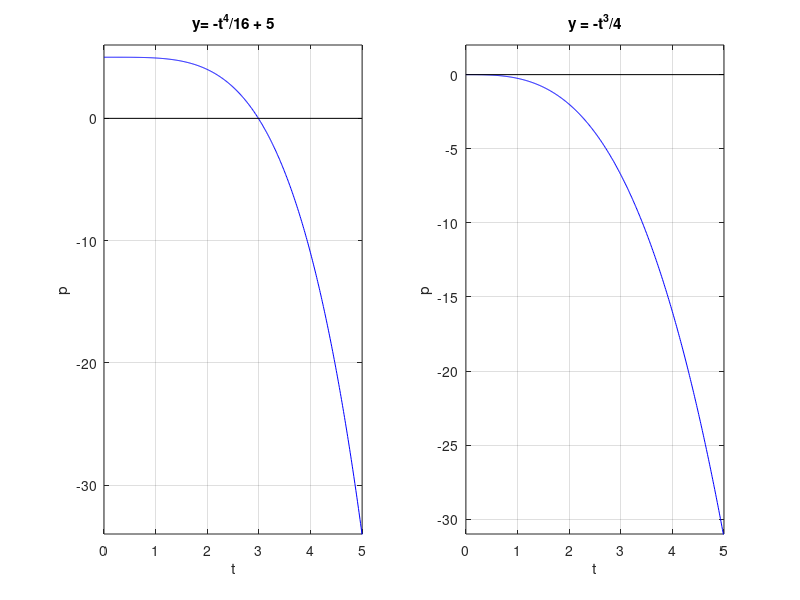

Recreate this plot in MATLAB.
% graph of p(t) = -t^4/16 + 5
% and p'(t) = -t^3/4

close all;

subplot(1,2,1)

t=0:0.01:5;
p= -t.^4/16 +5;
plot(t,p,'b')
grid on
hold on
% text(2.5,3.5,'y= -t^4/16  + 5');

% The t axis
t=linspace(0,5,2);
y=0*t;
plot(t,y,'k');

title('y= -t^4/16 + 5')
xlabel('t')
ylabel('p')
axis([0,5,-34,6])

subplot(1,2,2)

t=0:0.01:5;
p = -t.^3/4;
plot(t,p,'b')
grid on
hold on
% text(2,-3.5,'y=-t^3/4');

% The t axis
t=linspace(0,5,2);
y=0*t;
plot(t,y,'k');

title('y = -t^3/4')
xlabel('t')
ylabel('p')
axis([0,5,-31,2])
